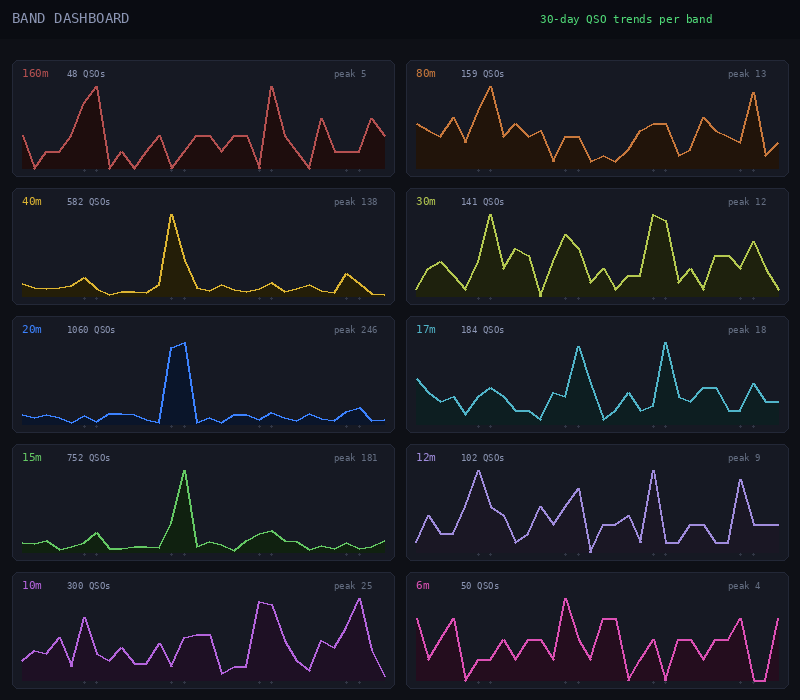

The script that saved this image:
"""Small Multiples — per-band sparklines showing 30-day QSO trends."""
import math
import random
from PIL import Image, ImageDraw, ImageFont

random.seed(42)
W, H = 800, 700
BG = (14, 16, 22)
LABEL_COLOR = (140, 150, 180)
CARD_BG = (22, 25, 35)
CARD_BORDER = (35, 40, 55)

BANDS = [
    ("160m", (180, 80, 80)),
    ("80m", (200, 120, 60)),
    ("40m", (220, 180, 50)),
    ("30m", (180, 200, 80)),
    ("20m", (60, 130, 255)),
    ("17m", (80, 180, 200)),
    ("15m", (100, 200, 100)),
    ("12m", (160, 140, 220)),
    ("10m", (180, 100, 220)),
    ("6m", (220, 80, 180)),
]

DAYS = 30


def generate_band_data(band_name):
    base = {"160m": 2, "80m": 5, "40m": 12, "30m": 4, "20m": 20, "17m": 6, "15m": 15, "12m": 3, "10m": 8, "6m": 2}
    b = base.get(band_name, 5)
    data = []
    for day in range(DAYS):
        # Weekend spikes
        weekend = 1.8 if day % 7 in (5, 6) else 1.0
        # Contest spike
        contest = 4.0 if band_name in ("20m", "15m", "40m") and day in (12, 13) else 1.0
        val = max(0, int(b * weekend * contest * random.uniform(0.2, 1.8)))
        data.append(val)
    return data


img = Image.new("RGB", (W, H), BG)
draw = ImageDraw.Draw(img)

try:
    font = ImageFont.truetype("/usr/share/fonts/truetype/dejavu/DejaVuSansMono.ttf", 14)
    font_sm = ImageFont.truetype("/usr/share/fonts/truetype/dejavu/DejaVuSansMono.ttf", 11)
    font_xs = ImageFont.truetype("/usr/share/fonts/truetype/dejavu/DejaVuSansMono.ttf", 9)
except OSError:
    font = font_sm = font_xs = ImageFont.load_default()

draw.rectangle([(0, 0), (W, 38)], fill=(10, 12, 18))
draw.text((12, 10), "BAND DASHBOARD", fill=LABEL_COLOR, font=font)
draw.text((W - 260, 12), "30-day QSO trends per band", fill=(80, 220, 120), font=font_sm)

COLS = 2
ROWS = 5
MARGIN = 12
CARD_MARGIN_TOP = 48
card_w = (W - MARGIN * (COLS + 1)) / COLS
card_h = (H - CARD_MARGIN_TOP - MARGIN * (ROWS + 1)) / ROWS

for idx, (band_name, band_color) in enumerate(BANDS):
    col = idx % COLS
    row = idx // COLS
    cx = MARGIN + col * (card_w + MARGIN)
    cy = CARD_MARGIN_TOP + MARGIN + row * (card_h + MARGIN)

    draw.rounded_rectangle([cx, cy, cx + card_w, cy + card_h], radius=6, fill=CARD_BG, outline=CARD_BORDER)

    data = generate_band_data(band_name)
    total = sum(data)
    peak = max(data)

    draw.text((cx + 10, cy + 6), band_name, fill=band_color, font=font_sm)
    draw.text((cx + 55, cy + 8), f"{total} QSOs", fill=LABEL_COLOR, font=font_xs)
    draw.text((cx + card_w - 60, cy + 8), f"peak {peak}", fill=(100, 110, 130), font=font_xs)

    # Sparkline area
    spark_top = cy + 26
    spark_bottom = cy + card_h - 8
    spark_left = cx + 10
    spark_right = cx + card_w - 10
    spark_w = spark_right - spark_left
    spark_h = spark_bottom - spark_top

    max_data = max(max(data), 1)

    # Fill area
    for di in range(len(data) - 1):
        x1 = spark_left + di * spark_w / (DAYS - 1)
        x2 = spark_left + (di + 1) * spark_w / (DAYS - 1)
        y1 = spark_bottom - (data[di] / max_data) * spark_h
        y2 = spark_bottom - (data[di + 1] / max_data) * spark_h
        r, g, b = band_color
        fill_color = (r // 6, g // 6, b // 6)
        draw.polygon([(x1, y1), (x2, y2), (x2, spark_bottom), (x1, spark_bottom)], fill=fill_color)

    # Line
    points = []
    for di, val in enumerate(data):
        x = spark_left + di * spark_w / (DAYS - 1)
        y = spark_bottom - (val / max_data) * spark_h
        points.append((x, y))

    for pi in range(len(points) - 1):
        draw.line([points[pi], points[pi + 1]], fill=band_color, width=2)

    # Weekend markers (subtle dots at bottom)
    for di in range(DAYS):
        if di % 7 in (5, 6):
            x = spark_left + di * spark_w / (DAYS - 1)
            draw.ellipse([x - 1, spark_bottom + 1, x + 1, spark_bottom + 3], fill=(50, 55, 70))

img.save("/home/user/carrier_wave/mockups/band_sparklines.png")
print("Saved band_sparklines.png")
